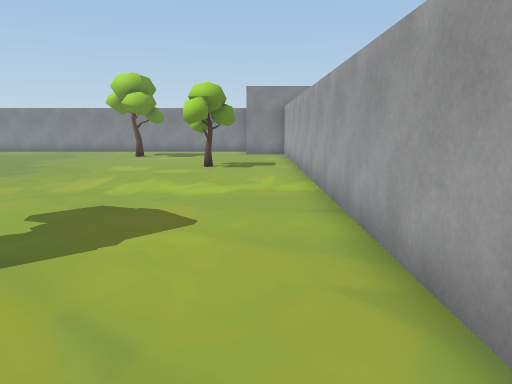
View 1 (above)

16 first-person views from a walk through a Unity game level. The camera is 1.4 m above the floor, tilts 10° down and sees 70° across. The floor is counted in squares, 1 m on a side. Each view is taken from the middle of a square. On the plan, view 1 faces up. The plan holds only what a view shows up to about 16 squares ahead; the rest is blank. The player character is not drawn.

View 2
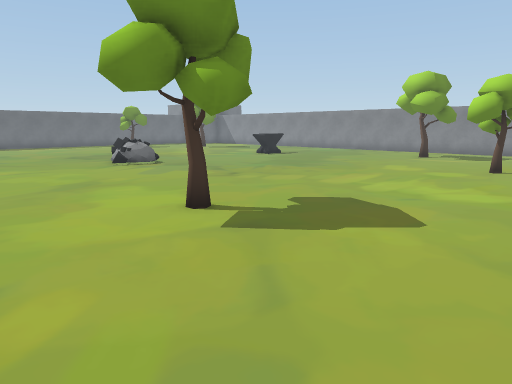

View 3
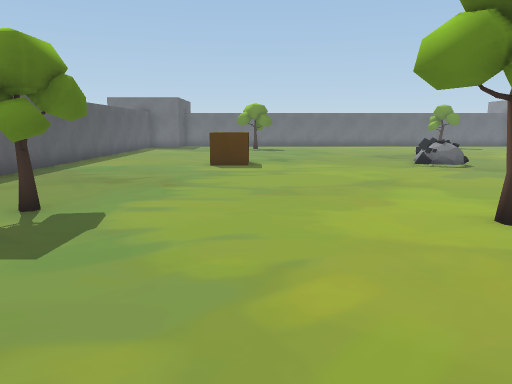

View 4
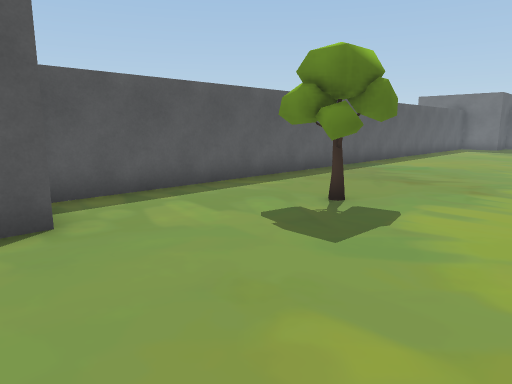

View 5
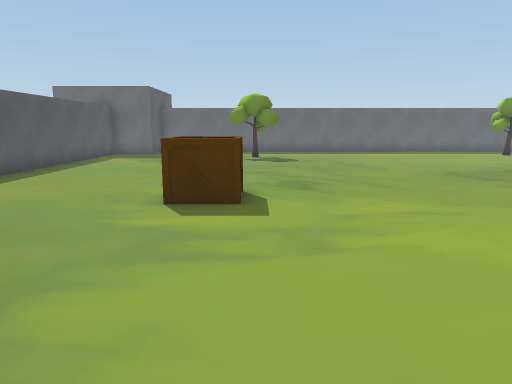

View 6
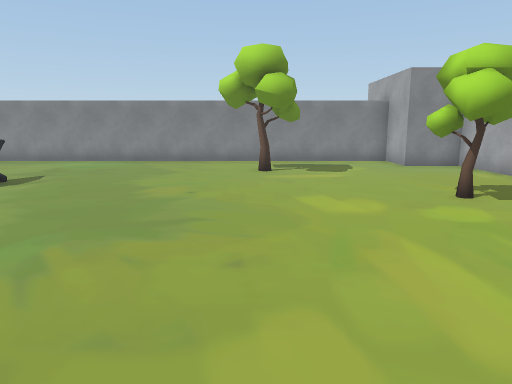

View 7
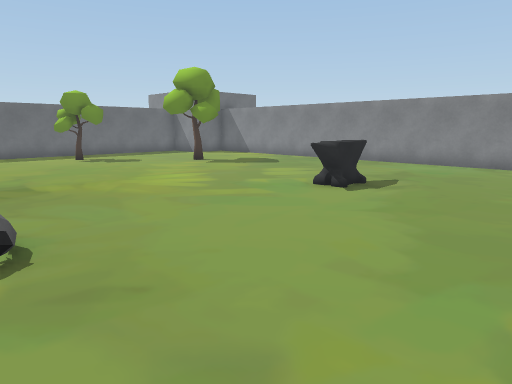

View 8
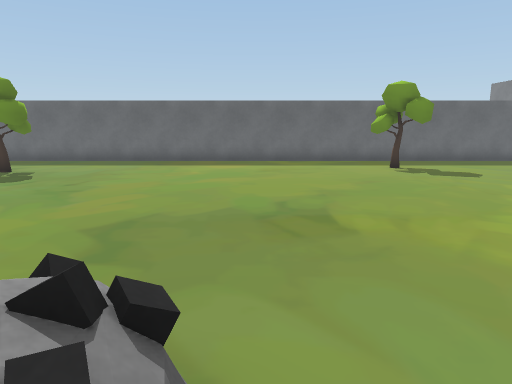

View 9
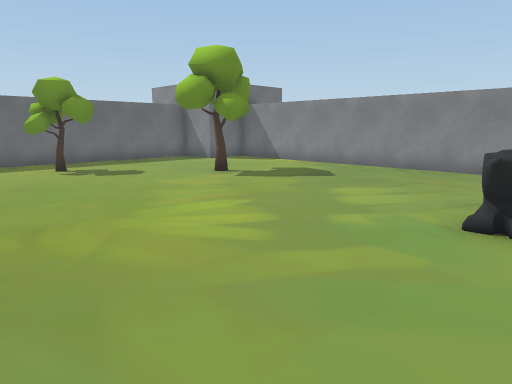

View 10
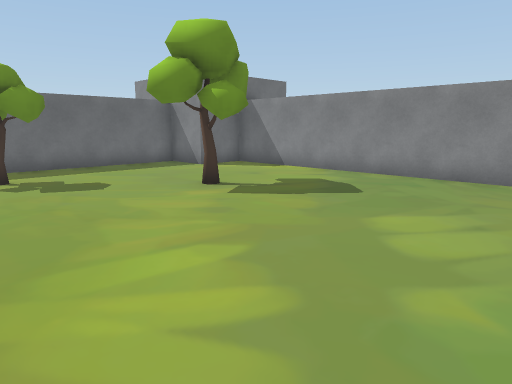

View 11
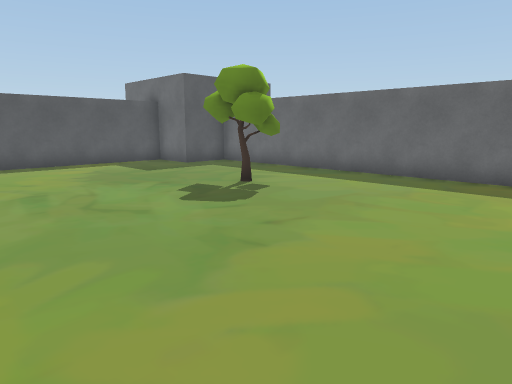

View 12
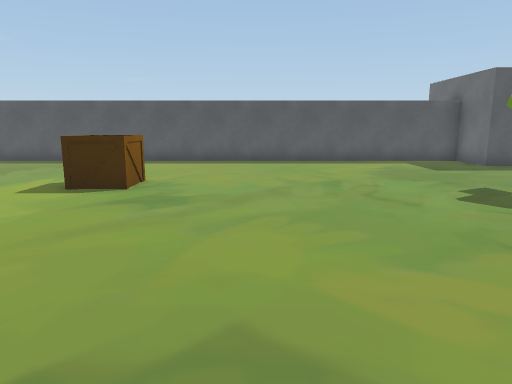

View 13
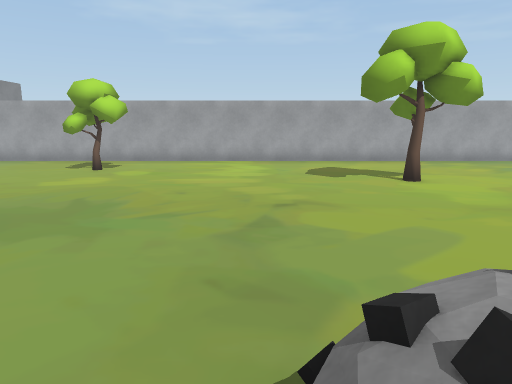

View 14
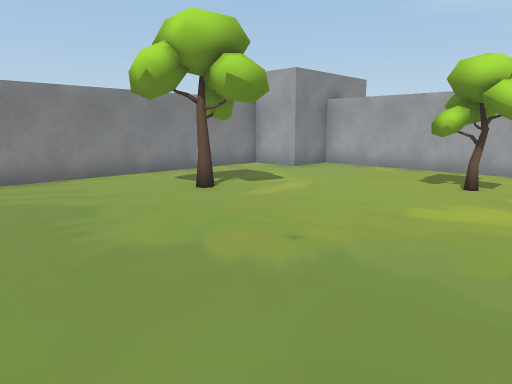

View 15
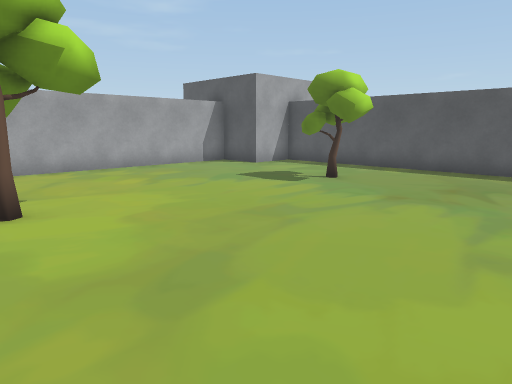

View 16
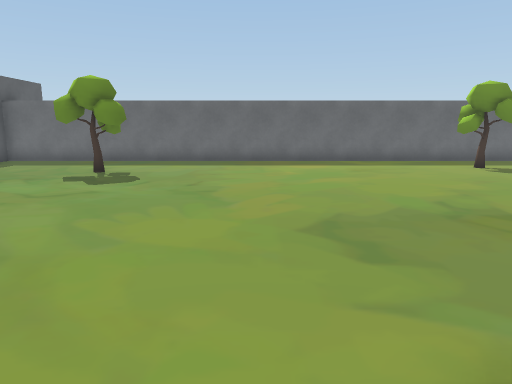

### Floor plan
Key: @ floor where view 1 was taken; # wall or solid block; . floor; = window, fence, low wall or low ledge; ^ raised ledge; T tree.
Columns run from 28 left of view 1 to 2 right of it. Each row starts with its distance up from view 1.
 22   ###########################
 21   #.........................#
 20 ###.........................###
 19 #.............................#
 18 #.....................TT......#
 17 #.....TT......................#
 16 #.......T......=..............#
 15 #..............^..............#
 14 #...T..........=..........TT..#
 13 #.TTT.....................TT..#
 12 #..T......................T...#
 11 #.............................#
 10 #.............................#
  9 #.............................#
  8 #..............=..............#
  7 #.............=^=.............#
  6 #..............=..............#
  5 #.............................#
  4 #.......................T.....#
  3 #........................T....#
  2 #.............................#
  1 #....T........................#
  0 #...TT.........^............@.#
 -1 #...T.........^^..............#
 -2 #..............^..............#
 -3 #.....................TT......#
 -4 #.....................TTT.....#
 -5 #......................T......#
 -6 ###.........................###
 -7   #.........................#
 -8   ###########################

Positions as (right, up) in squares from view 1, and headings:
1: (0, 0), facing up
2: (1, 0), facing up-left
3: (1, 0), facing left
4: (1, 0), facing down-left
5: (-6, 0), facing left
6: (-6, 6), facing up
7: (-8, 7), facing up-left
8: (-12, 8), facing left
9: (-12, 9), facing up-left
10: (-14, 11), facing up-left
11: (-17, 7), facing down-left
12: (-17, 8), facing down
13: (-14, 8), facing right
14: (-11, 11), facing up-right
15: (-11, 5), facing down-right
16: (-12, 5), facing left
